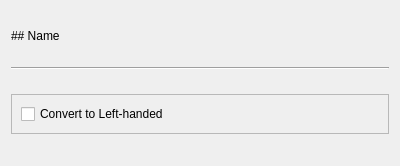
<?xml version="1.0" encoding="UTF-8"?>
<ui version="4.0">
 <class>editor::mesh_inspector_content</class>
 <widget class="browser_item_inspector_content" name="editor::mesh_inspector_content">
  <property name="geometry">
   <rect>
    <x>0</x>
    <y>0</y>
    <width>400</width>
    <height>166</height>
   </rect>
  </property>
  <property name="windowTitle">
   <string>mesh_inspector_content</string>
  </property>
  <layout class="QVBoxLayout" name="verticalLayout">
   <item>
    <widget class="QLabel" name="Name">
     <property name="sizePolicy">
      <sizepolicy hsizetype="Preferred" vsizetype="Fixed">
       <horstretch>0</horstretch>
       <verstretch>0</verstretch>
      </sizepolicy>
     </property>
     <property name="text">
      <string>## Name</string>
     </property>
     <property name="textFormat">
      <enum>Qt::TextFormat::MarkdownText</enum>
     </property>
    </widget>
   </item>
   <item>
    <widget class="Line" name="line">
     <property name="orientation">
      <enum>Qt::Orientation::Horizontal</enum>
     </property>
    </widget>
   </item>
   <item>
    <widget class="QFrame" name="frame">
     <property name="sizePolicy">
      <sizepolicy hsizetype="Preferred" vsizetype="Fixed">
       <horstretch>0</horstretch>
       <verstretch>0</verstretch>
      </sizepolicy>
     </property>
     <property name="frameShape">
      <enum>QFrame::Shape::StyledPanel</enum>
     </property>
     <property name="frameShadow">
      <enum>QFrame::Shadow::Raised</enum>
     </property>
     <layout class="QHBoxLayout" name="horizontalLayout">
      <item>
       <widget class="QCheckBox" name="ConvertToLH">
        <property name="text">
         <string>Convert to Left-handed</string>
        </property>
       </widget>
      </item>
     </layout>
    </widget>
   </item>
  </layout>
 </widget>
 <customwidgets>
  <customwidget>
   <class>browser_item_inspector_content</class>
   <extends>QWidget</extends>
   <header>browser_item_inspector_content.h</header>
   <container>1</container>
  </customwidget>
 </customwidgets>
 <resources/>
 <connections/>
</ui>
